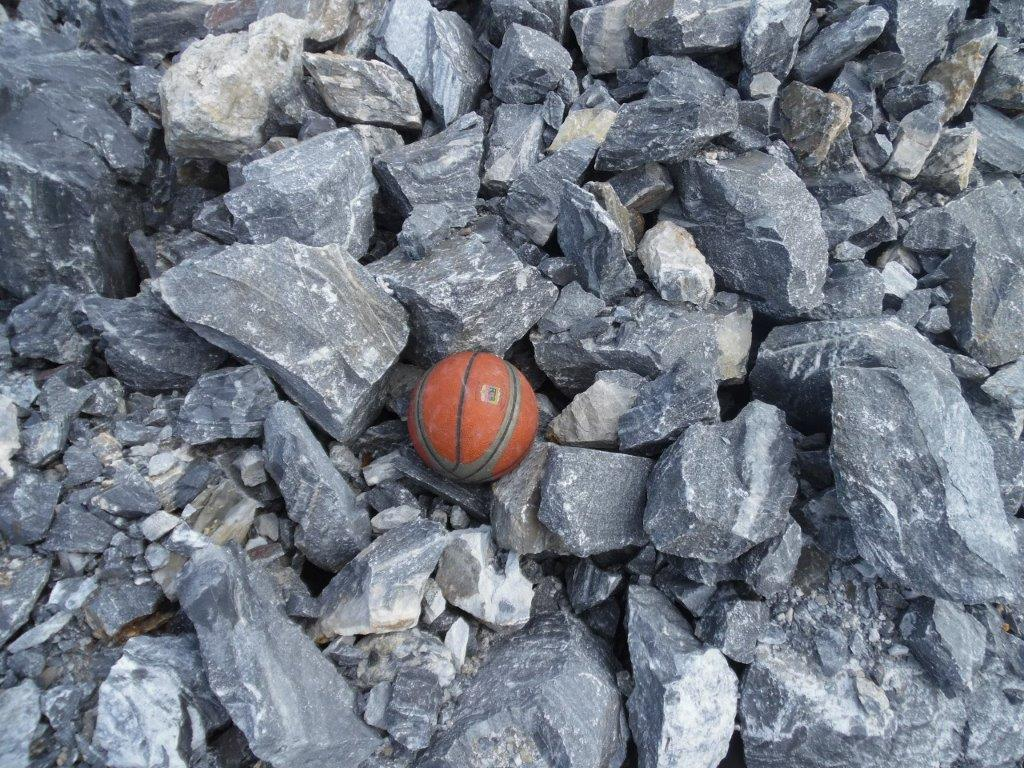
#> input picture Entrga Final/8.jpg, 1024 x 768 px, found by its file name
$ jupyter execute --allow-errors 'Borrador Segunda Entrga.ipynb'   (shell and % lines are left out)
#> lines starting #> are read from the running program, lines starting #| are printed output that depends on the picture; after the words box and inside, x2 and y2 are one past the last pixel; in counts of white or black regions, pixels touching at a corner belong together
[cell 1]
from google.colab import drive
import os

drive.mount('/content/drive',force_remount=True)
os.chdir("/content/drive/My Drive/Semestre 2019-02/Vision Artificial/Trabajo Rocas/imgRocas")

# 1. Cortar imagen para facilitar el reconoccimiento

Se intentara cortar la imagen en 8 secciones a las qe se le aplicara el algoritmo de reconocimiento, ya que quizas esto haga mas facil la identificación de las rocas

[cell 2]
##Cortar la imagen
import PIL
from PIL import Image


imagen = PIL.Image.open("8.jpg")
#> imagen is the input picture: PIL image 1024x768 RGB; mean R, G, B 114.9, 122, 133.3
ancho = int(imagen.size[0]/4)
alto = int(imagen.size[1]/4)
for si in range (4):
    for gh in range (4):
        caja = (gh*ancho, si*alto, (gh*ancho) + ancho, (si*alto) + alto)
        print (caja)
        print ('tamaño: ' + str(imagen.size))
        region = imagen.crop(caja)
        path = 'cuadrado'+str(si*gh+gh)+'.jpg'
        print (path)
        region.save('img8/'+path)
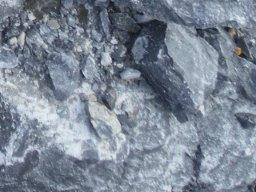
#> region: PIL image 256x192 RGB; mean R, G, B 124.5, 135.4, 150.1

Se aplican algunos filtros y algoritmos de mascara (thershold) a  uno de los pedazos de la imagen buscando facilitar el trabajo de identificación a los algortimos de cv2

[cell 3]
import cv2
import numpy as np
from matplotlib import pyplot as plt
###Espacio para importar las librerías###

#Magic para mostrar imágenes en Jupyter usando matplotlib

imgori = cv2.cvtColor(cv2.imread("img8/cuadrado6.jpg"),cv2.COLOR_BGR2RGB)

# [9 lines of commented-out code are left out]
img = cv2.cvtColor(imgori, cv2.COLOR_BGR2GRAY)
# Aplicar suavizado Gaussiano
img = cv2.GaussianBlur(img, (11,11), 0)
ret,thresh1 = cv2.threshold(img,70,255,cv2.THRESH_BINARY)
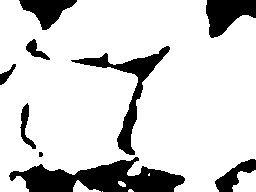
#> thresh1: shape (192, 256); 82.7% white; 9 black regions (1 under 20 px), largest, box (x1, y1, x2, y2) and area: (9, 157, 185, 192) 3480, (71, 46, 170, 155) 1742, (206, 0, 256, 38) 1222
ret,thresh2 = cv2.threshold(img,70,255,cv2.THRESH_BINARY_INV)
ret,thresh3 = cv2.threshold(img,70,255,cv2.THRESH_TRUNC)
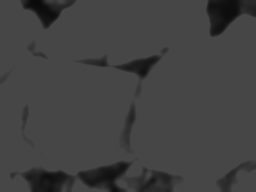
#> thresh3: shape (192, 256); min 10, max 70, mean 65.4
ret,thresh4 = cv2.threshold(img,70,255,cv2.THRESH_TOZERO)
ret,thresh5 = cv2.threshold(img,70,255,cv2.THRESH_TOZERO_INV)
titles = ['Original Image','BINARY','BINARY_INV','TRUNC','TOZERO','TOZERO_INV']
images = [imgori, thresh1, thresh2, thresh3, thresh4, thresh5]

fig, ((ax1, ax2, ax3),(ax4,ax5,ax6)) = plt.subplots(2,3, figsize=(20, 20))
fig.suptitle('1. Imagenes Rocas', fontsize=15)
ax1.set_title('original 1')
ax1.imshow(images[0],'gray')
ax2.set_title('original 2')
ax2.imshow(images[1],'gray')
ax3.set_title('original 3')
ax3.imshow(images[2],'gray')
ax4.set_title('original 4')
ax4.imshow(images[3],'gray')
ax5.set_title('original 5')
ax5.imshow(images[4],'gray')
ax6.set_title('original 6')
ax6.imshow(images[5],'gray')

Se tomara un pezado de imagen y se aplicara un filtro de frises, suavizado gaussiano y por ultimo una mascara (se prueba binaria y truncada). Posterirmente se aplicara la funciones de detección e identificación de contornos  de cv2 (canny y findContours) buscando identificar las rocas de este pedazo de imagen

[cell 4]
# Cargamos la imagen
original = cv2.imread("img8/cuadrado6.jpg")


# Convertimos a escala de grises
gris = cv2.cvtColor(original, cv2.COLOR_BGR2GRAY)

gris1 =gris.copy()
gris1[(gris <= 65)] = 0
#> gris1: shape (192, 256); min 0, max 254, mean 106.4
gris1[(gris >= 70)] = 255

# Aplicar suavizado Gaussiano
gauss = cv2.GaussianBlur(gris1, (15,15), 0)

ret,thresh1 = cv2.threshold(gauss,0,0,cv2.THRESH_BINARY)
#> thresh1: shape (192, 256); every value is 0
ret,thresh3 = cv2.threshold(gauss,255,255,cv2.THRESH_TRUNC)


# Detectamos los bordes con Canny
canny = cv2.Canny(thresh3, 50, 150)
#> canny: shape (192, 256); 3.7% white in thin lines or dots


# Buscamos los contornos
(contornos,_) = cv2.findContours(canny.copy(), cv2.RETR_EXTERNAL, cv2.CHAIN_APPROX_SIMPLE)
#> contornos = 46 contours, 40 with area under 20; largest, box (x1, y1, x2, y2) and area: (139, 43, 179, 114) 37, (26, 28, 140, 157) 37, (20, 96, 45, 158) 36, (38, 0, 79, 40) 34, (131, 101, 193, 178) 20, (212, 15, 256, 38) 20

fig, ((ax1, ax2,ax3,ax4, ax5,ax6)) = plt.subplots(6,1, figsize=(20, 15))
fig.suptitle('1. Imagenes Rocas', fontsize=15)
ax1.set_title('original 1')
ax1.imshow(original,cmap='gray')
ax2.set_title('original gris')
ax2.imshow(gris,cmap='gray')
ax3.set_title('gris modificado')
ax3.imshow(gris1, cmap='gray')
ax4.set_title('suavizado gauss')
ax4.imshow(gauss,cmap='gray')
ax5.set_title('Threshold Binario')
ax5.imshow(thresh1)
ax6.set_title('Threshold Truncado')
ax6.imshow(thresh3)

[cell 5]
# Detectamos los bordes con Canny
canny = cv2.Canny(thresh3, 5, 10)
#> canny: shape (192, 256); 6.2% white in thin lines or dots


# Buscamos los contornos
(contornos,_) = cv2.findContours(canny.copy(), cv2.RETR_EXTERNAL, cv2.CHAIN_APPROX_SIMPLE)
#> contornos = 188 contours, 174 with area under 20; largest, box (x1, y1, x2, y2) and area: (30, 66, 41, 84) 103, (106, 32, 121, 44) 90, (225, 46, 235, 61) 78, (139, 43, 179, 114) 37, (26, 28, 140, 157) 37

# Mostramos el número de monedas por consola
print("He encontrado {} objetos".format(len(contornos)))
#| He encontrado 188 objetos

contornos=cv2.drawContours(original,contornos,-1,(0,0,255), 2)


fig, ((ax1, ax2,ax3,ax4)) = plt.subplots(4,1, figsize=(20, 15))
fig.suptitle('1. Imagenes Rocas', fontsize=15)
ax1.set_title('original 1')
ax1.imshow(original)
ax2.set_title('original 2')
ax2.imshow(gauss)
ax3.set_title('original 2')
ax3.imshow(canny)
ax4.set_title('original 2')
ax4.imshow(contornos)

[cell 6]
import numpy as np
import cv2

original = cv2.imread("img8/cuadrado6.jpg")

# [10 lines of commented-out code are left out]
gris = cv2.cvtColor(original, cv2.COLOR_BGR2GRAY)

gris1 =gris.copy()
gris1[(gris <= 60)] = 0
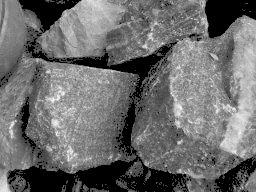
#> gris1: shape (192, 256); min 0, max 254, mean 107.5
gris1[(gris >= 61)] = 255
#> gris1: shape (192, 256); 83.4% white; 188 black regions (182 under 20 px), largest, box (x1, y1, x2, y2) and area: (8, 42, 188, 192) 4802, (205, 0, 256, 38) 1260, (19, 0, 81, 33) 856, (215, 157, 256, 192) 528, (21, 97, 36, 149) 222, (28, 38, 67, 63) 174

# Aplicar suavizado Gaussiano
gauss = cv2.GaussianBlur(gris1, (7,7), 0)

ret,thresh1 = cv2.threshold(gauss,0,0,cv2.THRESH_BINARY)
ret,thresh3 = cv2.threshold(gauss,255,255,cv2.THRESH_TRUNC)


# Detectamos los bordes con Canny
canny = cv2.Canny(thresh3, 150, 150)
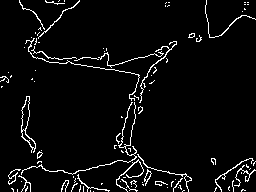
#> canny: shape (192, 256); 4.7% white in thin lines or dots

contours, _ = cv2.findContours(canny.copy(), cv2.RETR_TREE, cv2.CHAIN_APPROX_SIMPLE)
#> contours = 108 contours, 93 with area under 20; largest, box (x1, y1, x2, y2) and area: (21, 96, 36, 153) 278, (21, 96, 30, 131) 168, (21, 129, 36, 149) 78, (21, 102, 137, 175) 46, (137, 154, 192, 192) 44


for c in contours:
    area = cv2.contourArea(c)
    if area > 10 and area < 1000:
        (x, y, w, h) = cv2.boundingRect(c)
        cv2.rectangle(original, (x, y), (x + w, y + h), (0, 255, 0), 1, cv2.LINE_AA)
#> this loop made 108 passes
#> (area, x, y, w, h) on passes 36, 37, 40, 44, 45, 47, 48, 49: (42.5, 144, 169, 8, 17), (31.5, 144, 171, 8, 11), (21.5, 234, 165, 22, 22), (28.5, 116, 159, 28, 33), (26.5, 215, 158, 39, 34), (44.5, 137, 154, 55, 38), (25, 184, 175, 8, 7), (20, 37, 151, 6, 8)
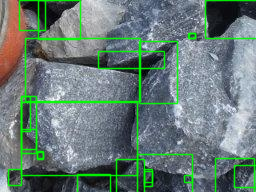
#> original: shape (192, 256, 3); mean B, G, R 117.3, 123.6, 103.6


fig, (ax1, ax2,ax3) = plt.subplots(3,1, figsize=(20, 15))
fig.suptitle('1. Imagenes Rocas', fontsize=15)
ax1.set_title('contornos')
ax1.imshow(original)
ax2.set_title('umbral')
ax2.imshow(thresh3)
ax3.set_title('umbral')
ax3.imshow(canny)

## 2. Implementación super pixeles

[cell 7]
import cv2
import numpy as np
from matplotlib import pyplot as plt

# Cargamos la imagen
original = cv2.imread("8.jpg")
#> original: shape (768, 1024, 3)


# Convertimos a escala de grises
gris = cv2.cvtColor(original, cv2.COLOR_BGR2GRAY)
#> gris: shape (768, 1024)

gris1 =gris.copy()
gris1[(gris <= 100)] = 0
#> gris1: shape (768, 1024)
#gris1[(gris >= 101)] = 255

# Aplicar suavizado Gaussiano
gauss = cv2.GaussianBlur(gris1, (7,7), 2)
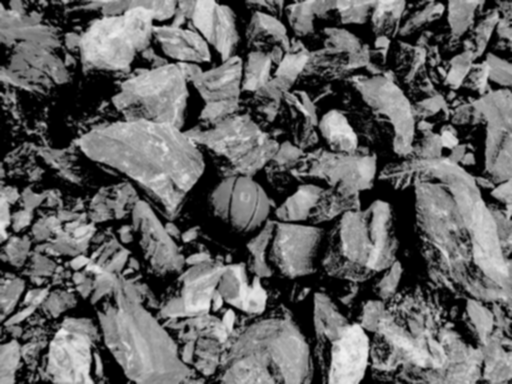
#> gauss: shape (768, 1024) (shown at 1/2 size); min 0, max 242, mean 98.5

ret,thresh1 = cv2.threshold(gauss,0,0,cv2.THRESH_BINARY)
#> thresh1: shape (768, 1024); every value is 0
ret,thresh3 = cv2.threshold(gauss,255,255,cv2.THRESH_TRUNC)


# Detectamos los bordes con Canny
canny = cv2.Canny(thresh3, 70, 150)
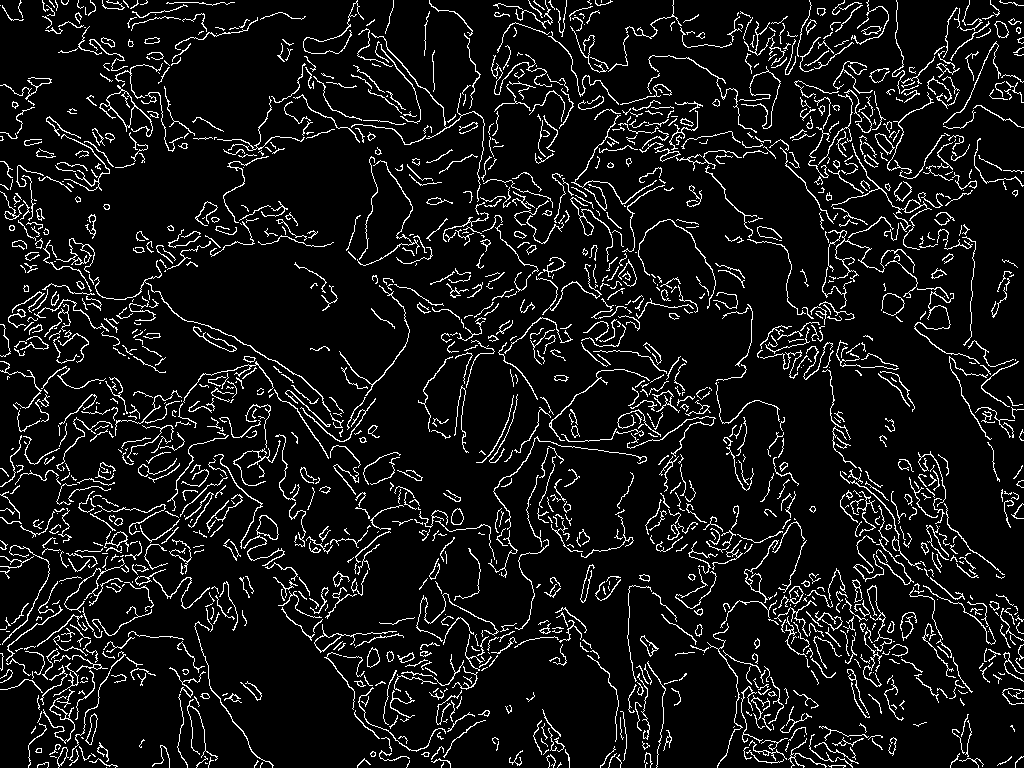
#> canny: shape (768, 1024); 8.5% white in thin lines or dots


# Buscamos los contornos
(contornos,_) = cv2.findContours(canny.copy(), cv2.RETR_EXTERNAL, cv2.CHAIN_APPROX_SIMPLE)
#> contornos = 1641 contours, 1374 with area under 20; largest, box (x1, y1, x2, y2) and area: (99, 85, 153, 137) 624, (256, 515, 279, 540) 330, (56, 238, 95, 273) 289, (314, 624, 397, 653) 260, (831, 143, 932, 250) 196

fig, ((ax1, ax2,ax3,ax4, ax5,ax6)) = plt.subplots(6,1, figsize=(20, 15))
fig.suptitle('1. Imagenes Rocas', fontsize=15)
ax1.set_title('original 1')
ax1.imshow(original,cmap='gray')
ax2.set_title('original gris')
ax2.imshow(gris,cmap='gray')
ax3.set_title('gris modificado')
ax3.imshow(gris1, cmap='gray')
ax4.set_title('suavizado gauss')
ax4.imshow(gauss,cmap='gray')
ax5.set_title('Threshold Binario')
ax5.imshow(thresh1)
ax6.set_title('Threshold Truncado')
ax6.imshow(thresh3)

[cell 8]
# import the necessary packages
from skimage.segmentation import slic
from skimage.segmentation import mark_boundaries
from skimage.util import img_as_float
from skimage import io
import matplotlib.pyplot as plt
import argparse
# construct the argument parser and parse the arguments

# load the image and convert it to a floating point data type
image = img_as_float(io.imread("8.jpg"))

image = cv2.GaussianBlur(image, (9,9), 0)

# loop over the number of segments
for numSegments in (90, 100, 130):
	# apply SLIC and extract (approximately) the supplied number
	# of segments
	segments = slic(image, n_segments = numSegments, sigma = 5)
	# show the output of SLIC
	fig = plt.figure("Superpixels -- %d segments" % (numSegments))
	ax = fig.add_subplot(1, 1, 1)
	ax.imshow(mark_boundaries(image, segments))
	plt.axis("off")
#> this loop made 3 passes
#> pass 1, `segments = slic(image, n_segments = numSegments, sigma = 5)`:
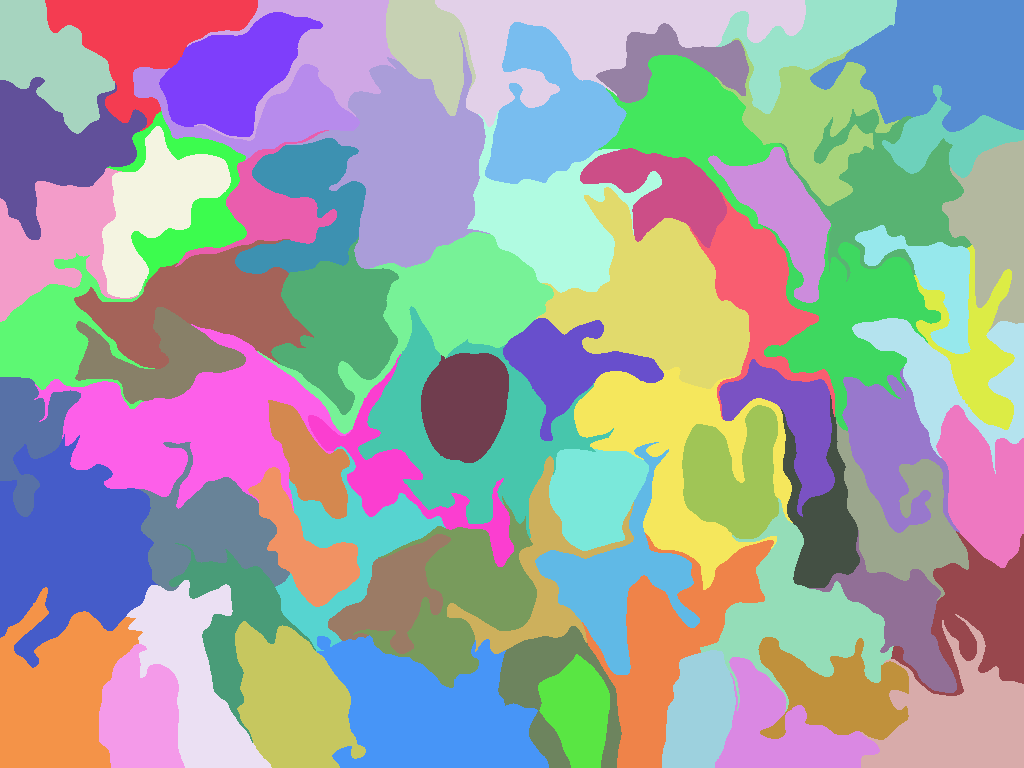
#> segments: shape (768, 1024) int64; 76 distinct labels, from 1 to 76; one colour per label, 0 black
# show the plots
plt.show()

# 3. Uso de una red neuronal para identificar las rocas

Para esta parte, se termino de entreno una red neuronal YOLO (preentrenada) con imagenes de rocas solas y coglomerados de rocas. El entrenamiento se peude enocntrar en los anexos junto con las imagenes utilizadas para entrenarla y probarla

[cell 9]
from imageai.Detection.Custom import DetectionModelTrainer

#> (the rest of this cell did not finish here and is left out)

# SEGMENTACIÓN DE IMÁGENES CON EL ALGORITMO WATERSHED

[cell 10]
from google.colab import drive
import os

drive.mount('/content/drive',force_remount=True)
os.chdir("/content/drive/My Drive/Semestre 2019-02/Vision Artificial/segunda entrga vision")

import numpy as np
import cv2
from matplotlib import pyplot as plt

img = cv2.imread('8.jpg')
gray = cv2.cvtColor(img,cv2.COLOR_BGR2GRAY)
ret, thresh = cv2.threshold(gray,0,255,cv2.THRESH_BINARY_INV+cv2.THRESH_OTSU)
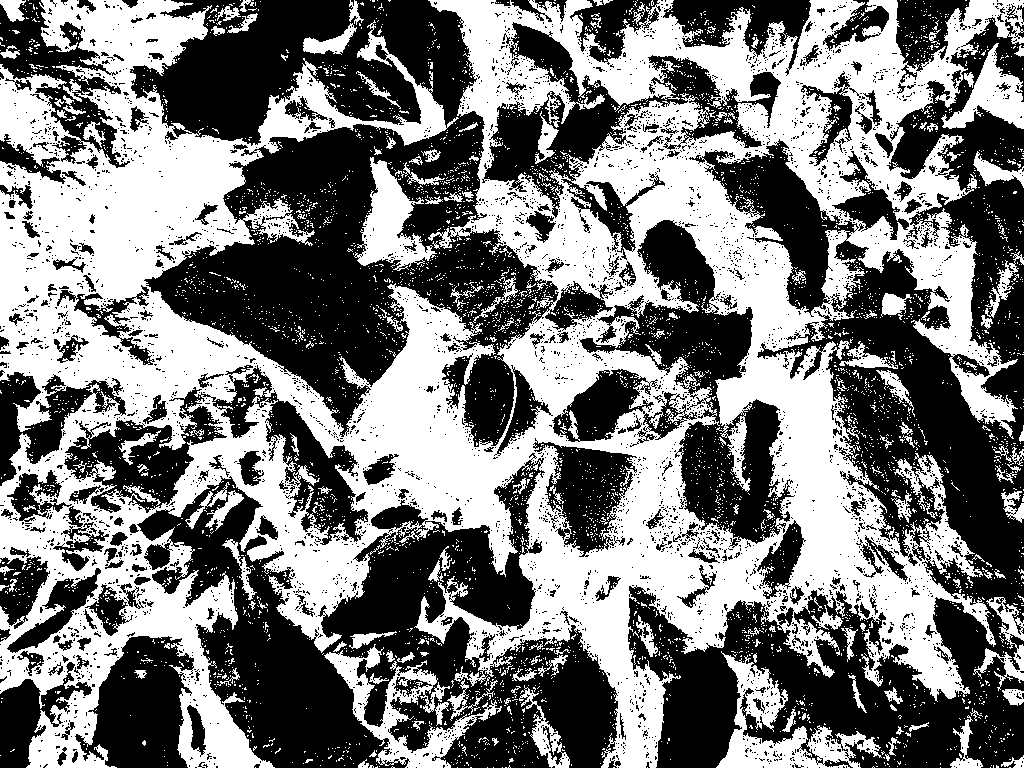
#> thresh: shape (768, 1024); 47.8% white; 4923 white regions (4741 under 20 px), largest, box (x1, y1, x2, y2) and area: (0, 0, 1024, 768) 325378, (716, 651, 882, 768) 6059, (324, 644, 502, 768) 5471
#> ret = 119


fig, (ax1, ax2,ax3) = plt.subplots(3,1, figsize=(20, 15))
fig.suptitle('1. Imagenes Rocas', fontsize=15)
ax1.set_title('Original')
ax1.imshow(img)
ax2.set_title('Escala de grises')
ax2.imshow(gray)
ax3.set_title('Mascata Binaria')
ax3.imshow(thresh)

[cell 11]
# Eliminación del ruido
kernel = np.ones((3,3),np.uint8)
opening = cv2.morphologyEx(thresh,cv2.MORPH_OPEN,kernel, iterations = 2)

# Encuentra el área del fondo
sure_bg = cv2.dilate(opening,kernel,iterations=3)

# Encuentra el área del primer
dist_transform = cv2.distanceTransform(opening,cv2.DIST_L2,5)
ret, sure_fg = cv2.threshold(dist_transform,0.7*dist_transform.max(),255,0)
#> ret = 20.56

# Encuentra la región desconocida (bordes)
sure_fg = np.uint8(sure_fg)
unknown = cv2.subtract(sure_bg,sure_fg)


fig, (ax1, ax2,ax3) = plt.subplots(3,1, figsize=(20, 15))
fig.suptitle('1. Imagenes Rocas', fontsize=15)
ax1.set_title('Original')
ax1.imshow(dist_transform)
ax2.set_title('Escala de grises')
ax2.imshow(sure_fg)
ax3.set_title('Mascata Binaria')
ax3.imshow(unknown)

[cell 12]
# Etiquetado
ret, markers = cv2.connectedComponents(sure_fg)
#> ret = 16

# Adiciona 1 a todas las etiquetas para asegurra que el fondo sea 1 en lugar de cero
markers = markers+1

# Ahora se marca la región desconocida con ceros
markers[unknown==255] = 0

$ run again, with Entrga Final/4.jpg copied over Entrga Final/8.jpg
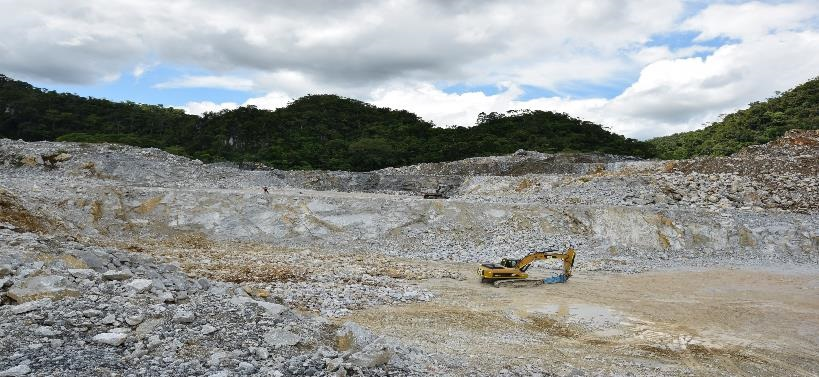
#> input picture Entrga Final/4.jpg, 819 x 377 px, found by its file name
#> imagen is the input picture: PIL image 819x377 RGB; mean R, G, B 149.2, 151.5, 148.9
#> thresh2: shape (94, 204); 1.3% white; 5 white regions (2 under 20 px), largest, box (x1, y1, x2, y2) and area: (75, 85, 104, 94) 177, (96, 73, 104, 79) 37, (107, 88, 116, 94) 25
#> `(contornos,_) = cv2.findContours(canny.copy(), cv2.RETR_EXTERNAL, cv2...`: contornos = 8 contours, 7 with area under 20; largest, box (x1, y1, x2, y2) and area: (71, 70, 124, 88) 24
#> `(contornos,_) = cv2.findContours(canny.copy(), cv2.RETR_EXTERNAL, cv2...`: contornos = 177 contours, 170 with area under 20; largest, box (x1, y1, x2, y2) and area: (24, 63, 35, 73) 36, (57, 37, 67, 45) 36, (129, 7, 146, 15) 34, (161, 9, 177, 19) 33, (75, 39, 86, 53) 26, (71, 70, 124, 88) 24, (100, 7, 106, 13) 20
#| He encontrado 177 objetos
#> contours = 39 contours, 36 with area under 20; largest, box (x1, y1, x2, y2) and area: (73, 72, 125, 85) 79, (111, 75, 123, 85) 50, (104, 71, 114, 78) 20
#> the loop `for c in contours:` made 39 passes
#> (area, x, y, w, h) on passes 14, 15, 17: (79, 73, 72, 52, 13), (50, 111, 75, 12, 10), (20.5, 104, 71, 10, 7)
#> after the loop `for c in contours:`:
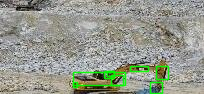
#> original: shape (94, 204, 3); mean B, G, R 140.6, 153.1, 148.3
#> `(contornos,_) = cv2.findContours(canny.copy(), cv2.RETR_EXTERNAL, cv2...`: contornos = 439 contours, 394 with area under 20; largest, box (x1, y1, x2, y2) and area: (354, 277, 383, 288) 140, (659, 185, 685, 203) 101, (199, 354, 238, 377) 84, (173, 282, 217, 298) 65, (476, 78, 819, 142) 65
#> `ret, thresh = cv2.threshold(gray,0,255,cv2.THRESH_BINARY_INV+cv2.THRES..`:
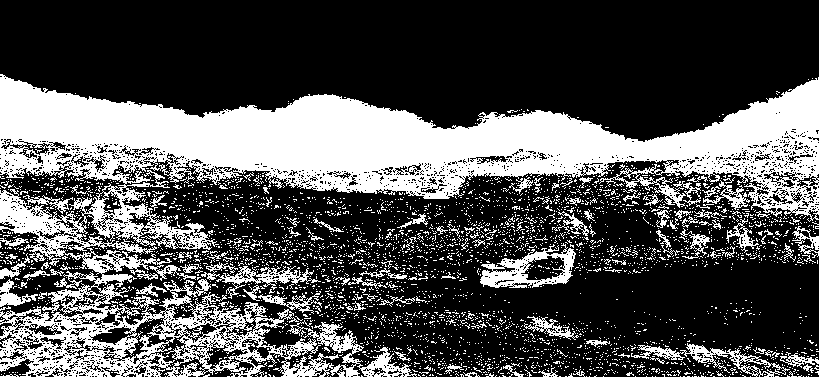
#> thresh: shape (377, 819); 31.9% white; 3676 white regions (3561 under 20 px), largest, box (x1, y1, x2, y2) and area: (0, 74, 819, 377) 77100, (480, 243, 576, 288) 1769, (631, 343, 790, 377) 1218
#> `ret, thresh = cv2.threshold(gray,0,255,cv2.THRESH_BINARY_INV+cv2.THRES..`: ret = 130
#> `ret, sure_fg = cv2.threshold(dist_transform,0.7*dist_transform.max(),2..`: ret = 26.6
#> `ret, markers = cv2.connectedComponents(sure_fg)`: ret = 5
